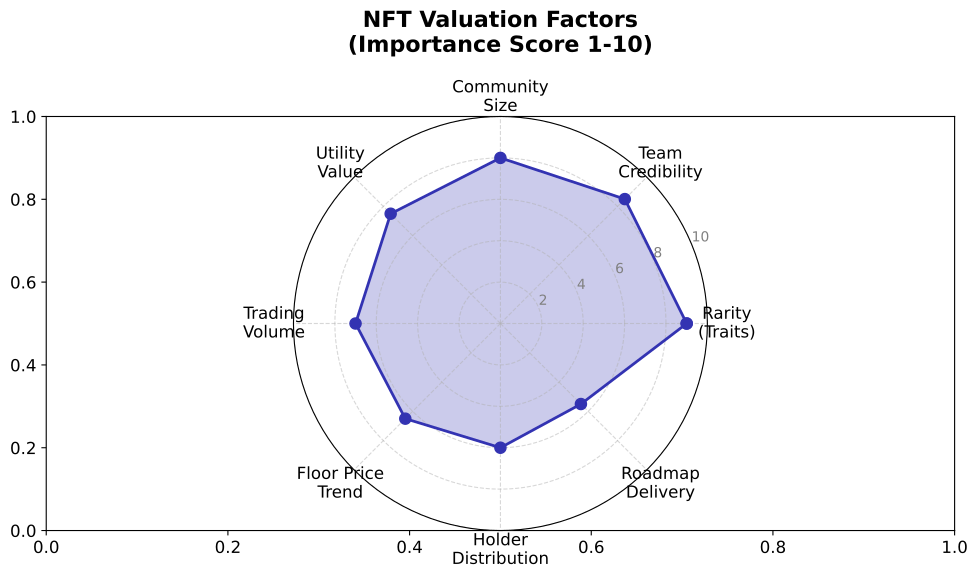

This figure's Python source:
"""NFT Valuation Factors - Key factors influencing NFT value"""
import matplotlib.pyplot as plt
import numpy as np
from pathlib import Path

plt.rcParams.update({
    'font.size': 14,
    'axes.labelsize': 14,
    'axes.titlesize': 16,
    'xtick.labelsize': 12,
    'ytick.labelsize': 12,
    'legend.fontsize': 12,
    'figure.figsize': (10, 6),
    'figure.dpi': 150
})

MLPURPLE = '#3333B2'
MLBLUE = '#0066CC'
MLORANGE = '#FF7F0E'
MLGREEN = '#2CA02C'
MLRED = '#D62728'

fig, ax = plt.subplots(figsize=(10, 6))

# Valuation factors with importance scores
factors = [
    'Rarity\n(Traits)',
    'Team\nCredibility',
    'Community\nSize',
    'Utility\nValue',
    'Trading\nVolume',
    'Floor Price\nTrend',
    'Holder\nDistribution',
    'Roadmap\nDelivery'
]

importance = [9, 8.5, 8, 7.5, 7, 6.5, 6, 5.5]
colors = [MLPURPLE, MLBLUE, MLGREEN, MLORANGE, MLRED, MLPURPLE, MLBLUE, MLGREEN]

# Create spider/radar chart
angles = np.linspace(0, 2 * np.pi, len(factors), endpoint=False).tolist()
importance_plot = importance + [importance[0]]
angles += angles[:1]

ax = plt.subplot(111, projection='polar')
ax.plot(angles, importance_plot, 'o-', linewidth=2, color=MLPURPLE, markersize=8)
ax.fill(angles, importance_plot, alpha=0.25, color=MLPURPLE)
ax.set_xticks(angles[:-1])
ax.set_xticklabels(factors, fontsize=12)
ax.set_ylim(0, 10)
ax.set_yticks([2, 4, 6, 8, 10])
ax.set_yticklabels(['2', '4', '6', '8', '10'], fontsize=10, color='gray')
ax.set_title('NFT Valuation Factors\n(Importance Score 1-10)', fontsize=16, fontweight='bold', pad=20)
ax.grid(True, linestyle='--', alpha=0.5)

plt.tight_layout()
plt.savefig(Path(__file__).parent / 'chart.pdf', bbox_inches='tight', dpi=300)
plt.close()
